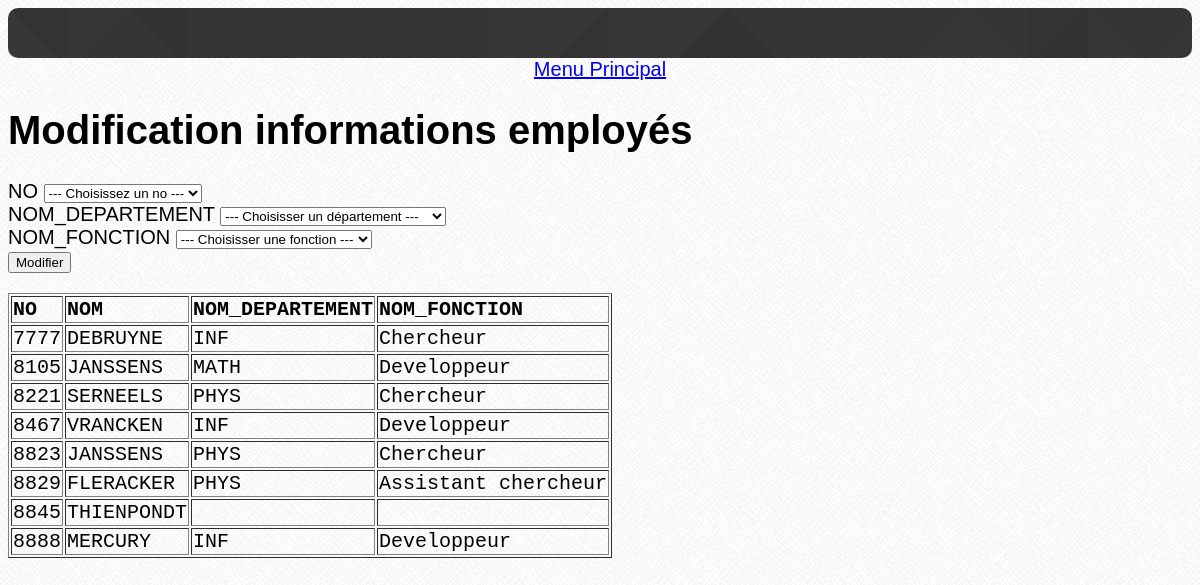
The page /modification.php on the database its author committed.
### tables this page shows
CREATE TABLE EMPLOYE(
    NO INT NOT NULL,
    NOM VARCHAR(50) NOT NULL,
    NOM_DEPARTEMENT VARCHAR(50),
    NOM_FONCTION VARCHAR(50),
    PRIMARY KEY(NO),
    FOREIGN KEY(NOM_DEPARTEMENT) REFERENCES DEPARTEMENT(NOM),
    FOREIGN KEY(NOM_FONCTION) REFERENCES FONCTION(NOM));

### modifier.php (the view, shortened to what this page needs)
<form action="modifier_affichage.php" method="POST">
    <label for="NO">NO</label>
    <select name="NO" id="NO">
        <option value="NAN" selected> --- Choisissez un no --- </option>
    </select>
    <br>
    <label for="NOM_DEPARTEMENT">NOM_DEPARTEMENT</label>
    <select name="NOM_DEPARTEMENT" id="NOM_DEPARTEMENT">
        <option value="NAN" selected> --- Choisisser un département --- </option>
    </select>
    <br>
    <label for="NOM_FONCTION">NOM_FONCTION</label>
    <select name="NOM_FONCTION" id="NOM_FONCTION">
        <option value="NAN" selected> --- Choisisser une fonction --- </option>
    </select>
    <br>
    <button type="submit">Modifier</button>
</form>

### fonctions.php (shortened to what this page needs)
<?php
    function afficherTable($bdd, $query){
        $tableStatement = $bdd->prepare($query);
        $tableStatement->execute();
        $table = $tableStatement->fetchAll();
        $col = $table[0];
        $columns = array();
        echo "<pre>";
        foreach($col AS $key=>$value) {
            if(is_string($key)){
                $columns[] = $key;
            }
        }
        echo "<table border=1>";
        foreach($columns as $value) {
            echo "<th>$value</th> ";
        }
        for($i=0; $i < count($table); $i++){
            echo "<tr>";
            for ($j=0; $j < count($columns); $j++) {
                echo "<td id=\"bloc_td\">".$table[$i][$j]."</td>";
            }
            echo "</tr>";
        }
        echo "</table>";
    }
?>

### style.css (style rules this page uses)
body { color: black; background: url("greyzz.png"); font-family: "Arial", "Times New Roman", sans-serif; font-weight: normal; font-style: normal; word-wrap: break-word; max-width: 100%; white-space: normal; text-align: justify; font-size: 20px; }
#bloc_td { max-width: 100%; white-space: normal; }

### rows shown on the page
employe: NO "7777", NOM "DEBRUYNE", NOM_DEPARTEMENT "INF", NOM_FONCTION "Chercheur"
employe: NO "8105", NOM "JANSSENS", NOM_DEPARTEMENT "MATH", NOM_FONCTION "Developpeur"
employe: NO "8221", NOM "SERNEELS", NOM_DEPARTEMENT "PHYS", NOM_FONCTION "Chercheur"
employe: NO "8467", NOM "VRANCKEN", NOM_DEPARTEMENT "INF", NOM_FONCTION "Developpeur"
employe: NO "8823", NOM "JANSSENS", NOM_DEPARTEMENT "PHYS", NOM_FONCTION "Chercheur"
employe: NO "8829", NOM "FLERACKER", NOM_DEPARTEMENT "PHYS", NOM_FONCTION "Assistant chercheur"
employe: NO "8845", NOM "THIENPONDT"
employe: NO "8888", NOM "MERCURY", NOM_DEPARTEMENT "INF", NOM_FONCTION "Developpeur"

### other values the page prints
$value "NO"
$value "NOM"
$value "NOM_DEPARTEMENT"
$value "NOM_FONCTION"
